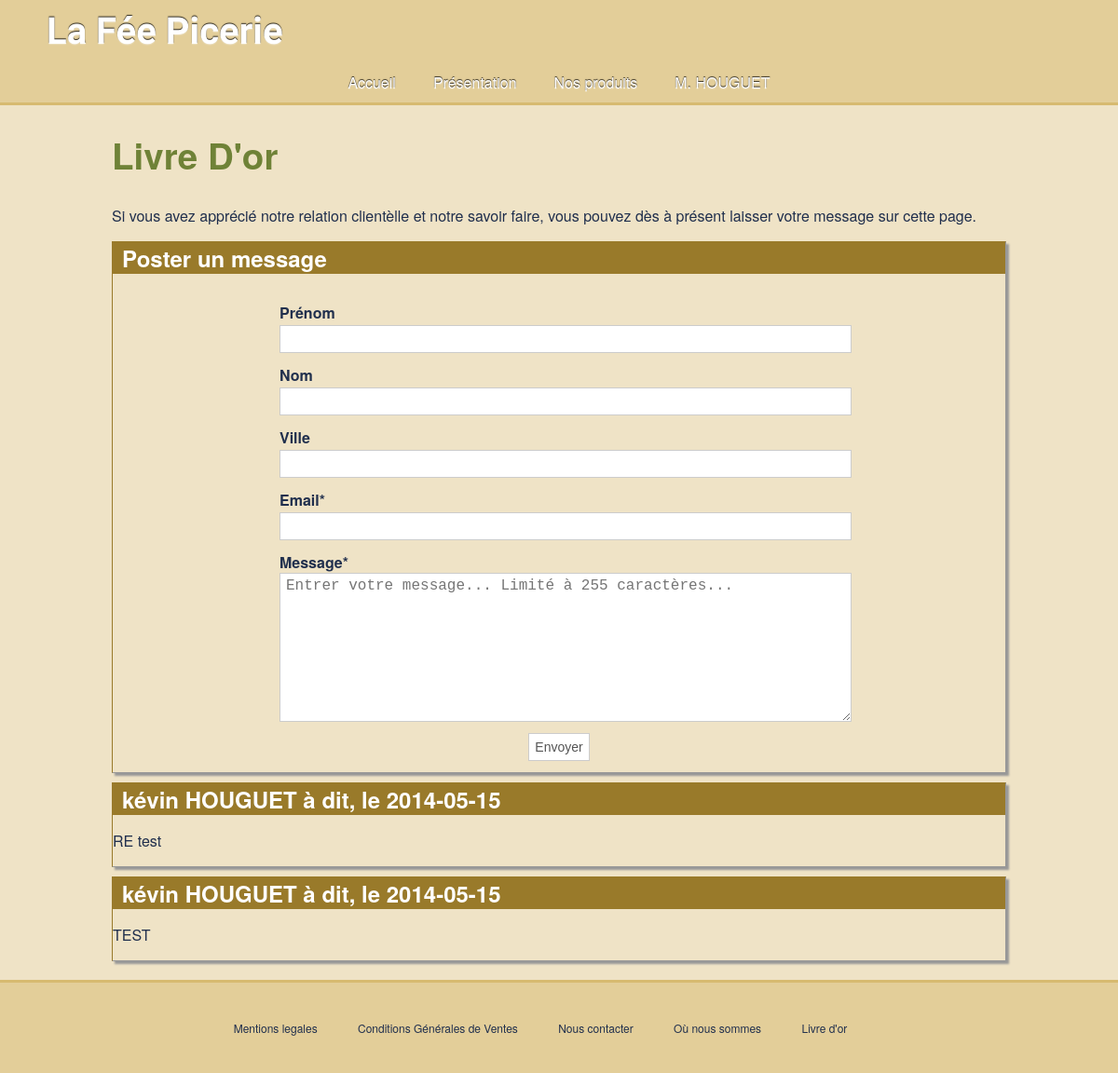
The page /?page=livre_d_or (signed in) on the database its author committed.
### tables this page shows
CREATE TABLE IF NOT EXISTS `livre_dor` (
  `livre_dor_code` int(11) NOT NULL AUTO_INCREMENT,
  `livre_dor_nom` varchar(50) DEFAULT NULL,
  `livre_dor_mail` varchar(50) DEFAULT NULL,
  `livre_dor_commentaire` varchar(255) DEFAULT NULL,
  `livre_dor_prenom` varchar(50) NOT NULL,
  `livre_dor_ville` varchar(100) NOT NULL,
  `livre_dor_date` date NOT NULL,
  PRIMARY KEY (`livre_dor_code`)
);

### webroot/index.php (called while the page is built, shortened)
<?php
require ROOT.DS.'controller/globalController.php';
?>

### model/livredor.php (called while the page is built, shortened)
<?php
function getLivre()
{
	global $db;
	$req = $db->query('SELECT * FROM livre_dor ORDER BY livre_dor_code DESC');
	return $req->fetchAll();
}
 ?>

### view/pages/livre_d_or.php (the view, shortened to what this page needs)
<h1>Livre D'or</h1>
<p>Si vous avez apprécié notre relation clientèlle et notre savoir faire, vous pouvez dès à présent laisser votre message sur cette page.</p>
<div class="box">
	<h1>Poster un message</h1>
	<form action="" method="post">
		<div class="box-form">
			<label for="prenom">Prénom</label>
			<input type="text" name="prenom"><br>
			<label for="nom">Nom</label>
			<input type="text" name="nom"><br>
			<label for="ville">Ville</label>
			<input type="text" name="ville"><br>
			<label for="email">Email*</label>
			<input type="text" name="email"><br>
			<label for="msg">Message*</label>
			<textarea name="msg" id="" cols="30" rows="10" placeholder="Entrer votre message... Limité à 255 caractères..."></textarea>
		</div><br>
			<input type="submit" value="Envoyer">
	</form>
</div>
<?php foreach ($livre as $l): ?>
	<div class="box">
			<h1><?php echo $l['livre_dor_prenom'].' '.strtoupper($l['livre_dor_nom']); ?> à dit, <span class="subtitle">le <?php echo $l['livre_dor_date'] ?></span></h1>
			<p><?php echo $l['livre_dor_commentaire'] ?></p>
	</div>
<?php endforeach ?>

### webroot/css/default.css (style rules this page uses)
html { height: 100%; }
body { height: 100%; font-size: 12pt; color: #202f4d; background-color: #efe3c6; margin:0; padding:0; font-family: "Helvetica Neue", Helvetica, Arial, sans-serif; }
h1, h2, h3, h4, h5 { color: #6f8237; text-align: left; }
h1 { font-size: 38.5px; }
p { text-align: justify; }
textarea { resize:none; }
button, input, select, textarea { margin: 0; font-size: 100%; vertical-align: middle; }
input { width: 200px; display: inline-block; height: 20px; font-size: 14px; line-height: 20px; margin: 2px 0; }
label, select, button, input[type="button"], input[type="reset"], input[type="submit"], input[type="radio"], input[type="checkbox"] { cursor: pointer; }
input, textarea, select { color: #555555; vertical-align: middle; background-color: #ffffff; border: 1px solid #cccccc; padding: 4px 6px; }
input[type="submit"], input[type="radio"] { height: auto; width: auto; }
input[type="submit"] { cursor: pointer; }
.box { border-bottom: 1px solid #989898; border-right: 1px solid #989898; border-top: 1px solid #997a2a; border-left: 1px solid #997a2a; margin:10px 0; text-align: left; box-shadow: 3px 3px 2px #989898; vertical-align: top; }
.box h1 { padding: 0; padding-left: 10px; margin:0; font-size: 1.5em; color: #fff; background-color: #997a2a; }
.box form { text-align: center; margin:10px; }
.box-form { display: inline-block; text-align: left; padding:10px; min-width:600px; }
.box-form label { display: inline-block; margin-top:10px; font-weight: bold; }
.box-form textarea { width: 100%; height: 150px; resize:vertical; }
.box-form input[type="text"], .box-form select { width:100%; }

### rows shown on the page
livre_dor: livre_dor_prenom "kévin", livre_dor_nom "HOUGUET", livre_dor_date "2014-05-15", livre_dor_commentaire "RE test"
livre_dor: livre_dor_prenom "kévin", livre_dor_nom "HOUGUET", livre_dor_date "2014-05-15", livre_dor_commentaire "TEST"

### other values the page prints
$_SESSION['civilite'] "M"
$_SESSION['nom'] "HOUGUET"
